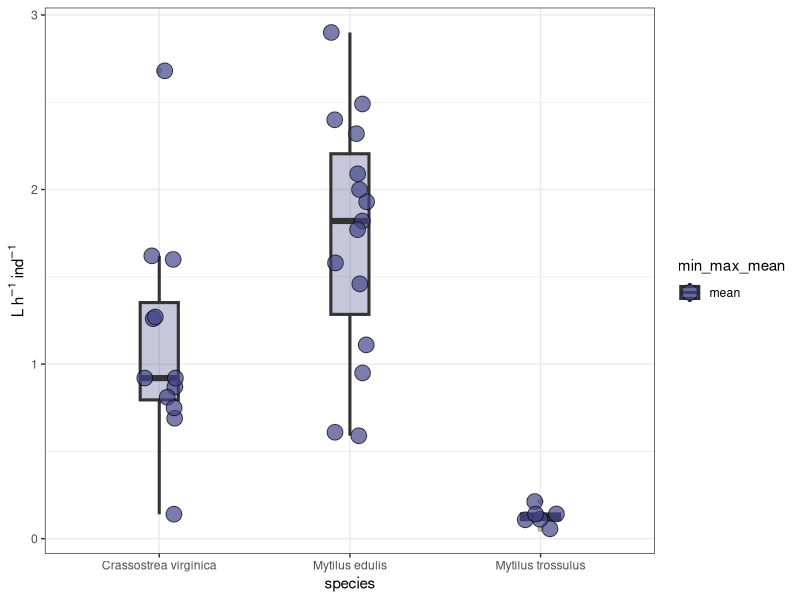
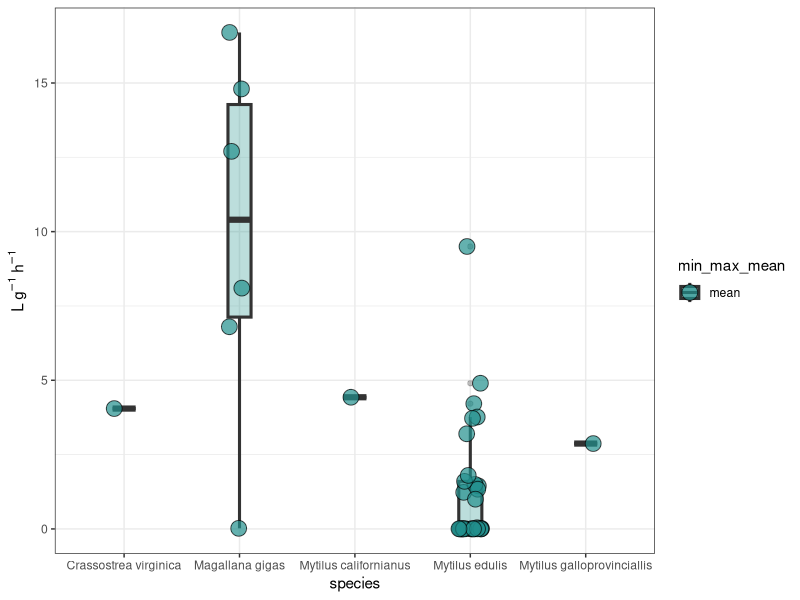
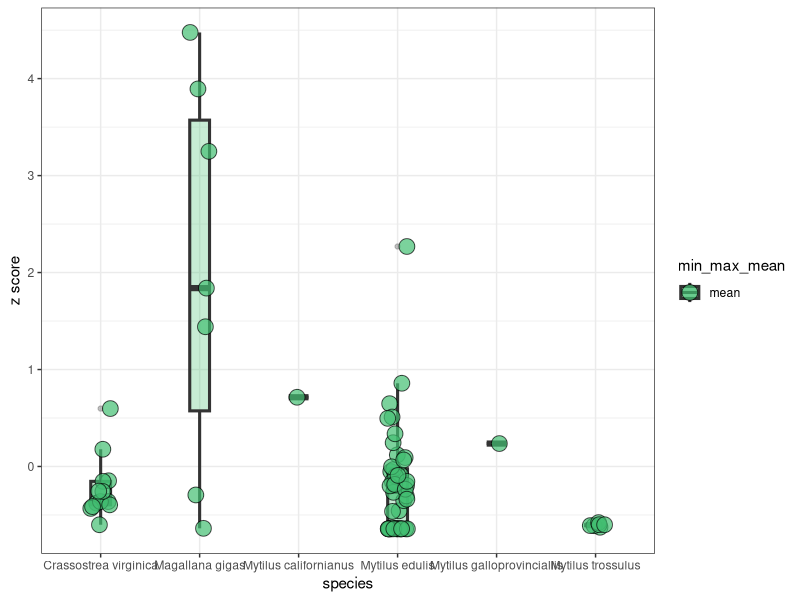

Recreate these plots in R, in order.
#+++++++++++++++++++++++++++++++++++++++++++++++++++++++++++++++++++++++++++++++
#                                                                             ##
# KBAY Filter Feeder Metaanalysis                                             ##
# Script created y2024-06-03                                                  ##
# Data source: Various                                                        ##
# R code prepared by Ross Whippo                                              ##
# Last updated 2024-06-03                                                     ##
#                                                                             ##
#+++++++++++++++++++++++++++++++++++++++++++++++++++++++++++++++++++++++++++++++

# SUMMARY:


# Required Files (check that script is loading latest version):
# lit_filtration.csv

# Associated Scripts:
# FILE.R

# TO DO 

#+++++++++++++++++++++++++++++++++++++++++++++++++++++++++++++++++++++++++++++++
# TABLE OF CONTENTS                                                         ####
#                                                                              +
# LOAD PACKAGES                                                                +
# READ IN AND PREPARE DATA                                                     +
# MANIPULATE DATA                                                              +
#                                                                              +
#+++++++++++++++++++++++++++++++++++++++++++++++++++++++++++++++++++++++++++++++

#+++++++++++++++++++++++++++++++++++++++++++++++++++++++++++++++++++++++++++++++
# LOAD PACKAGES                                                             ####
#+++++++++++++++++++++++++++++++++++++++++++++++++++++++++++++++++++++++++++++++

library(tidyverse)
library(viridis)
library(ggpubr)

#+++++++++++++++++++++++++++++++++++++++++++++++++++++++++++++++++++++++++++++++
# READ IN AND PREPARE DATA                                                  ####
#+++++++++++++++++++++++++++++++++++++++++++++++++++++++++++++++++++++++++++++++

lit_filtration <- read_csv("data/lit_filtration.csv", 
                           col_types = cols(rate_formula = col_double()))

#+++++++++++++++++++++++++++++++++++++++++++++++++++++++++++++++++++++++++++++++
# MANIPULATE DATA                                                           ####
#+++++++++++++++++++++++++++++++++++++++++++++++++++++++++++++++++++++++++++++++

str(lit_filtration)
unique(lit_filtration$unit)

lit_combined <- lit_filtration %>% 
  mutate(rate = coalesce(rate_formula, `calculated g rate`))

# mean per individuals
indiv <- lit_combined %>%
  filter(unit %in% c("l_hr_ind", "ml_min_ind", "ml_hr_ind")) %>%
  filter(min_max_mean == "mean")

indv_stand <- indiv %>%
  mutate(standard_filtration = case_when(unit == "ml_min_ind" ~ rate_formula * 0.001 * 60,
                                         unit == "ml_hr_ind" ~ rate_formula * 0.001,
                                         .default = rate_formula)) %>%
  filter(!is.na(standard_filtration))

indv_stand %>%
  ggplot(aes(x = species, y = standard_filtration, fill = min_max_mean)) +
  geom_boxplot(alpha = 0.3, width = 0.2, linewidth = 1.05) +
  geom_jitter(shape = 21, size = 5, width = 0.1, alpha = 0.7) +
  scale_fill_viridis(discrete = TRUE, begin = 0.2) +
  ylab(expression(paste(L, ~h^{-1} , ~ind^{-1}))) +
  theme_bw()

# mean per unit weight
dryweight <- lit_combined %>%
  filter(unit %in% c("l_hr_g", "l_hr", "l_g_hr", "ml_hr_g")) %>%
  filter(min_max_mean == "mean")

weight_stand <- dryweight %>%
  mutate(standard_filtration = case_when(unit == "ml_hr_g" ~ rate * 0.001,
                                         .default = rate))

weight_stand %>%
  ggplot(aes(x = species, y = standard_filtration, fill = min_max_mean)) +
  geom_boxplot(alpha = 0.3, width = 0.2, linewidth = 1.05) +
  geom_jitter(shape = 21, size = 5, width = 0.1, alpha = 0.7) +
  scale_fill_viridis(discrete = TRUE, begin = 0.5) +
  ylab(expression(paste(L, ~g^{-1} , ~h^{-1}))) +
  theme_bw()

# z-score comparison
zscore <- lit_combined %>%
  filter(min_max_mean == "mean") %>%
  mutate(standard_filtration = case_when(unit == "ml_min_ind" ~ rate_formula * 0.001 * 60,
                                         unit == "ml_hr_ind" ~ rate_formula * 0.001,
                                         unit == "ml_hr_g" ~ rate * 0.001,
                                         .default = rate_formula)) %>%
  mutate(coal_rate = coalesce(`calculated g rate`, standard_filtration)) %>%
  mutate(`z score` = ((coal_rate - mean(coal_rate, na.rm = TRUE))/sd(coal_rate, na.rm = TRUE))) %>%
  filter(!is.na(`z score`))

zscore %>%
  ggplot(aes(x = species, y = `z score`, fill = min_max_mean)) +
  geom_boxplot(alpha = 0.3, width = 0.2, linewidth = 1.05) +
  geom_jitter(shape = 21, size = 5, width = 0.1, alpha = 0.7) +
  scale_fill_viridis(discrete = TRUE, begin = 0.7) +
  theme_bw()


############### SUBSECTION HERE

####
#<<<<<<<<<<<<<<<<<<<<<<<<<<END OF SCRIPT>>>>>>>>>>>>>>>>>>>>>>>>#

# SCRATCH PAD ####